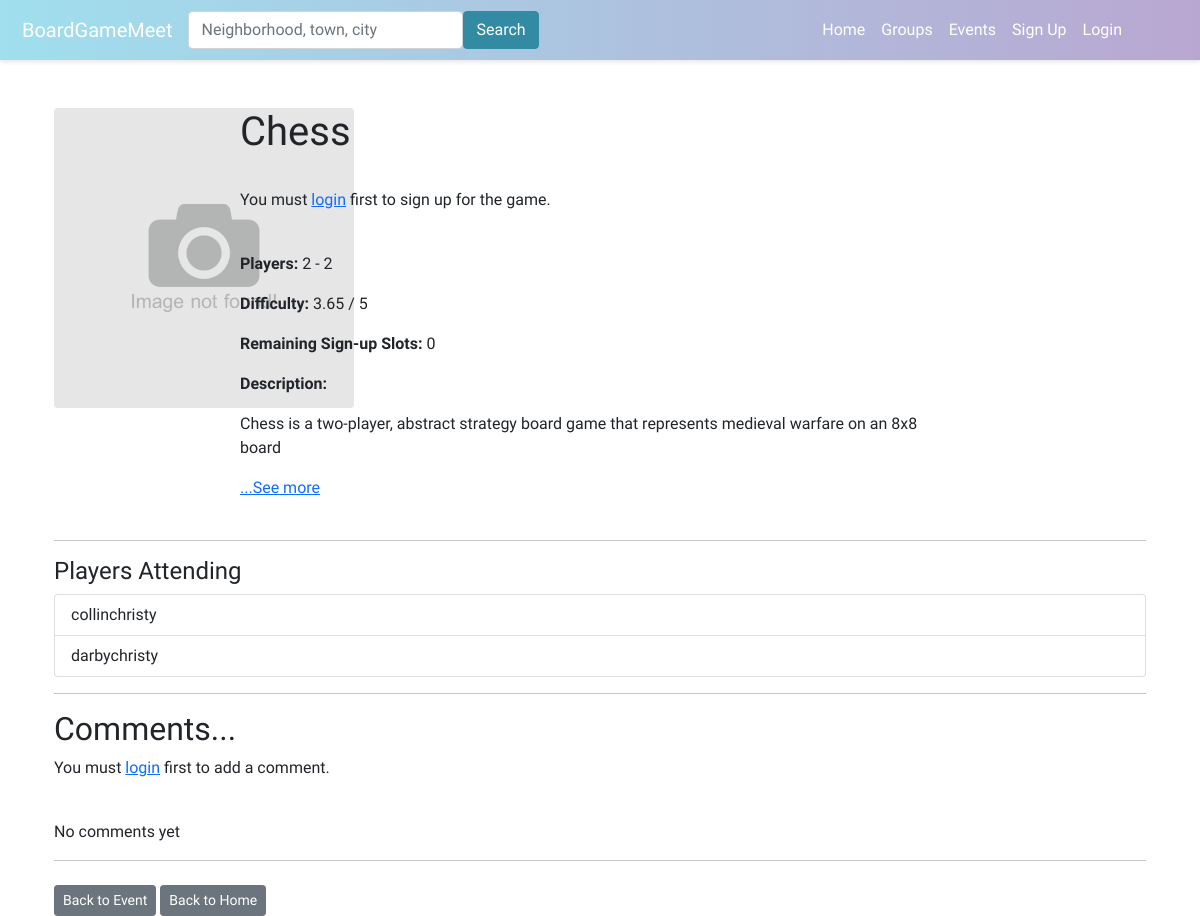
Before: /event/2/game_details/7/ with the older database file.
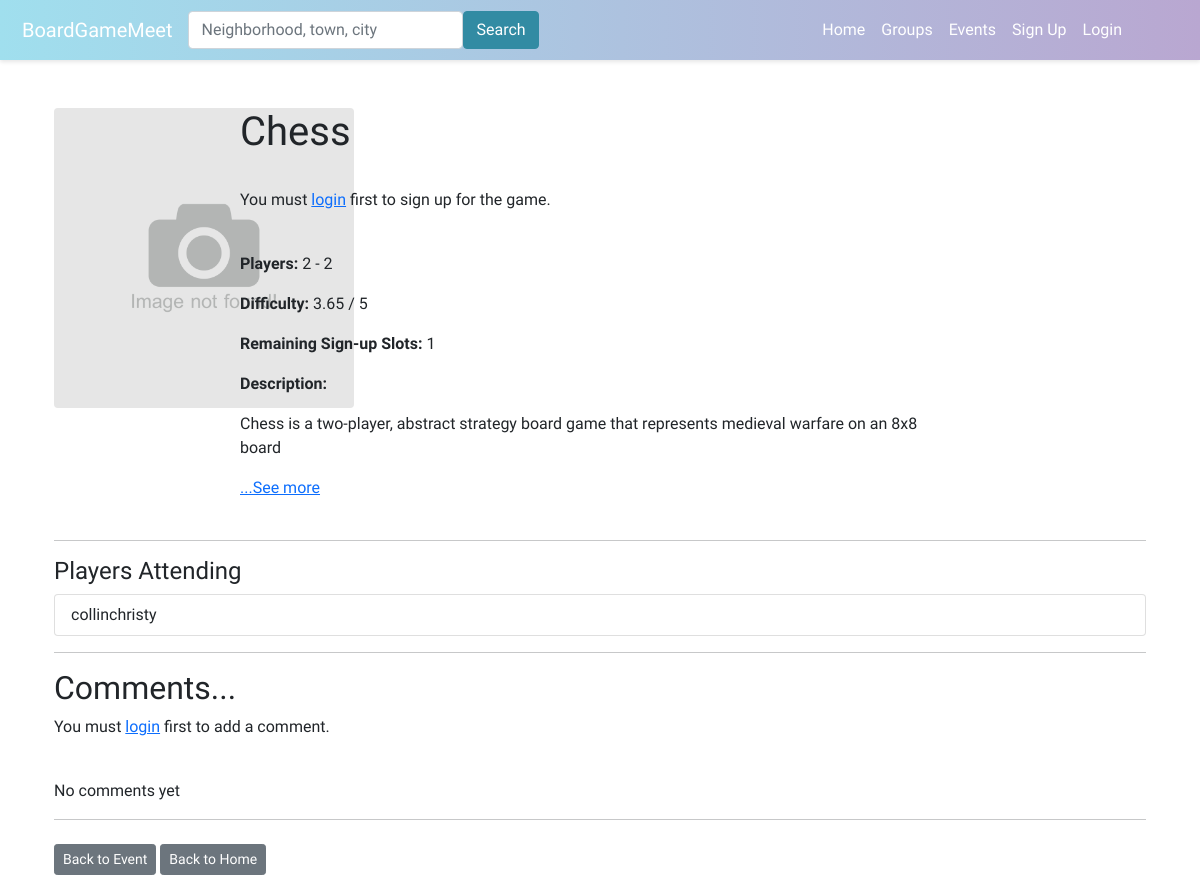
After: the same page with the newer database file.
### boardgame/models.py (models this page shows, shortened)
class Game(models.Model):
    event = models.ForeignKey(Event, on_delete=models.CASCADE, related_name='nominated_games')
    nominator = models.ForeignKey(User, on_delete=models.CASCADE)
    date_nominated = models.DateTimeField(auto_now_add=True,)
    TYPE_SELECT = (
        ('Pending', 'Pending'),
        ('Approved', 'Approved'),
        ('Rejected', 'Rejected'),
        ('Deleted', 'Deleted'),
    )
    nomination_status = models.CharField(max_length=10,choices=TYPE_SELECT,default='Pending')
    name = models.CharField(max_length=200)
    min_players = models.PositiveIntegerField(blank=True, null=True)
    max_players = models.PositiveIntegerField(blank=True, null=True)
    min_playtime = models.PositiveIntegerField(blank=True, null=True)
    max_playtime = models.PositiveIntegerField(blank=True, null=True)
    age = models.PositiveIntegerField(blank=True, null=True)
    weight = models.CharField(max_length=10, blank=True, null=True)
    description = models.TextField(blank=True, null=True)
    thumbnail_url = models.URLField(blank=True, null=True)
    thumbnail_file = models.ImageField(upload_to='game_thumbnails/', blank=True, null=True)
    class Meta:
        unique_together = ('event', 'name')

class GameSignup(models.Model):
    nomination = models.ForeignKey(Game, on_delete=models.CASCADE)
    user = models.ForeignKey(User, on_delete=models.CASCADE)
    date_signed_up = models.DateTimeField(auto_now_add=True)
    class Meta:
        unique_together = ('nomination', 'user')

### boardgame/views.py (the view, shortened to what this page needs)
# urls.py: path('event/<int:event_id>/game_details/<int:game_id>/', views.game_details, name='game_details'),
def game_details(request, event_id, game_id):
    event = get_object_or_404(Event, id=event_id)
    game = get_object_or_404(Game, id=game_id)
    is_attending = False
    is_signed_up = False
    if request.user.is_authenticated:
        is_attending = event.attendees.filter(id=request.user.id).exists()
        is_signed_up = GameSignup.objects.filter(nomination=game, user=request.user).exists()
    signed_up_count = GameSignup.objects.filter(nomination=game).count()
    remaining_slots = game.max_players - signed_up_count
    game_signup_set = GameSignup.objects.filter(nomination=game)
    context = {
        'event': event,
        'game': game,
        'is_attending': is_attending,
        'is_signed_up': is_signed_up,
        'remaining_slots': remaining_slots,
        'game_signup_set': game_signup_set,  # Include game_signup_set in the context
    }
    return render(request, 'boardgame/game_details.html', context)

### boardgame/templates/boardgame/game_details.html (shortened to what this page needs)
{% extends 'boardgame/base.html' %}
{% load static %}
{% block content %}
<div class="container mt-4">
    <div class="row">
        <div class="col-md-2 text-center">
            {% if game.thumbnail_file %}
            <img src="{{ game.thumbnail_file.url }}" alt="{{ game.name }} Thumbnail" class="img-fluid rounded mb-3"
                style="max-width: 300px; height: auto;">
            {% else %}
            <img src="{% static 'boardgame/images/default_thumbnail.jpg' %}" alt="Default Thumbnail"
                class="img-fluid rounded mb-3" style="max-width: 300px; height: auto;">
            {% endif %}
        </div>
        <div class="col-md-8">
            <h1>{{ game.name }}</h1>
            <br>
            {% if user.is_authenticated %}
            <form method="post" action="">
                {% csrf_token %}
                {% if is_signed_up %}
                <button type="submit" class="btn btn-secondary btn-sm" name="leave">Leave Game</button>
                {% else %}
                {% if remaining_slots > 0 and is_attending %}
                <button type="submit" class="btn btn-primary btn-sm" name="sign_up">Sign up</button>
                {% else %}
                {% if is_attending %}
                <button type="button" class="btn btn-secondary btn-sm" disabled>Waitlist</button>
                {% endif %}
                {% endif %}
                {% endif %}
            </form>
            {% else %}
            <p>You must <a href="{% url 'login' %}">login</a> first to sign up for the game.</p>
            {% endif %}
            <br>
            <p><b>Players:</b> {{ game.min_players }} - {{ game.max_players }}</p>
            <p><b>Difficulty:</b> {{ game.weight }} / 5</p>
            <p><b>Remaining Sign-up Slots:</b> {{ remaining_slots }}</p>
            <p><b>Description:</b></p>
            {% if game.description|length > 100 %}
            <div id="description-container">
                <p id="short-description">{{ game.description|slice:":100"|safe }}</p>
                <a href="#" onclick="toggleDescription()" id="readMoreBtn">...See more</a>
            </div>
            {% else %}
            <p>{{ game.description|safe }}</p>
            {% endif %}
        </div>
    </div>
    <br />
    <hr>
    <div class="row">
        <div class="col-md-12">
            <h4>Players Attending</h4>
            {% if game_signup_set.exists %}
            <ul class="list-group">
                {% for signup in game_signup_set %}
                <li class="list-group-item">{{ signup.user.username }}</li>
                {% endfor %}
            </ul>
            {% else %}
            <p>No players have signed up yet.</p>
            {% endif %}
        </div>
    </div>
    <hr>
    <h2>Comments...</h2>
    {% if user.is_authenticated %}
    <div class="row mt-4">
        <div class="col-md-12">
            <form method="post" action="" id="comment-form" style="display: none;">
                {% csrf_token %}
                <div class="mb-3">
                    <textarea class="form-control" id="comment-content" name="comment_content" rows="3"
                        placeholder="Add a comment..."></textarea>
                </div>
                <button type="submit" class="btn btn-primary btn-sm" name="comment" id="submit-comment-btn"
                    disabled>Comment</button>
                <button type="button" class="btn btn-secondary btn-sm" id="cancel-comment-btn">Cancel</button>
            </form>
            <div id="add-comment-line" class="form-control">Add a comment...</div>
        </div>
    </div>
    {% else %}
    <p>You must <a href="{% url 'login' %}">login</a> first to add a comment.</p>
    {% endif %}
    <br />
    {% if not game.comments.all %}
    No comments yet
    {% endif %}
    <hr>
    <div class="row mt-4">
        <div class="col-md-12">
            <a href="{% url 'event_details' event.id %}" class="btn btn-secondary btn-sm">Back to Event</a>
            <a href="{% url 'home' %}" class="btn btn-secondary btn-sm">Back to Home</a>
        </div>
    </div>
</div>
{% endblock %}

### boardgame/templates/boardgame/base.html (shortened to what this page needs)
{% load static %}
<!doctype html>
<html lang="en">
<head>
  <link rel="stylesheet" href="{% static 'boardgame/style.css' %}">
  <link href="https://cdn.jsdelivr.net/npm/bootstrap@5.0.2/dist/css/bootstrap.min.css" rel="stylesheet">
</head>
<body>
  {% include 'boardgame/navbar.html' %}
  <br />
  <div class="container-lg">
    {% block content %}
    {% endblock %}
  </div>
</body>
</html>

### boardgame/templates/boardgame/navbar.html (shortened to what this page needs)
<nav class="navbar navbar-expand-lg navbar-dark" style="background: linear-gradient(to right, #a0dfee, #b9a7d1); box-shadow: 0 2px 4px rgba(0, 0, 0, 0.1); padding: 10px;">
  <div class="container-fluid">
    <a class="navbar-brand" href="{% url 'home' %}">BoardGameMeet</a>
    <div class="collapse navbar-collapse" id="navbarSupportedContent">
      <form class="d-flex me-auto mb-2 mb-lg-0" method="POST" action="{% url 'search' %}">
        <input class="form-control custom-search-bar" type="search" placeholder="Neighborhood, town, city" aria-label="Search" name="searched">
        <button class="btn" type="submit" style="background-color: #328ba3; border-color: #328ba3; color: #ffffff;">Search</button>
      </form>
      <ul class="navbar-nav me-5 mb-2 mb-lg-0">
        <li class="nav-item">
          <a class="nav-link" href="{% url 'home' %}" style="color: white;">Home</a>
        </li>
        <li class="nav-item">
          <a class="nav-link" href="{% url 'groups' %}" style="color: white;">Groups</a>
        </li>
        <li class="nav-item">
          <a class="nav-link" href="{% url 'events' %}" style="color: white;">Events</a>
        </li>
        {% if user.is_authenticated %}
        <li class="nav-item dropdown">
          <a class="nav-link dropdown-toggle" href="#" id="navbarDropdown" role="button" data-bs-toggle="dropdown" aria-expanded="false" style="color: white;">
            Profile
          </a>
          <ul class="dropdown-menu" aria-labelledby="navbarDropdown">
            <li><a class="dropdown-item" href="{% url 'user_profile' %}">View Profile</a></li>
            <li><hr class="dropdown-divider"></li>
            <li><a class="dropdown-item" href="{% url 'logout' %}">Logout</a></li>
          </ul>
        </li>
        {% else %}
        <li class="nav-item">
          <a class="nav-link" href="{% url 'register' %}" style="color: white;">Sign Up</a>
        </li>
        <li class="nav-item">
          <a class="nav-link" href="{% url 'login' %}" style="color: white;">Login</a>
        </li>
        {% endif %}
      </ul>
    </div>
  </div>
</nav>

### boardgame/static/boardgame/style.css (style rules this page uses)
.btn-sm { font-size: 0.8rem; padding: 5px 10px; }
.container { max-width: 1200px; margin: auto; }
.navbar .form-control.custom-search-bar { width: 275px; }

### boardgame/templates/boardgame/base.html (style rules this page uses)
body { font-family: 'Varela Round', sans-serif; }
.navbar-nav li { list-style: none !important; font-size: 1rem; }

Changed rows visible on the page:
removed GameSignup: user.username "darbychristy"
Other visible differences:
{{ remaining_slots }}: "0" → "1"
